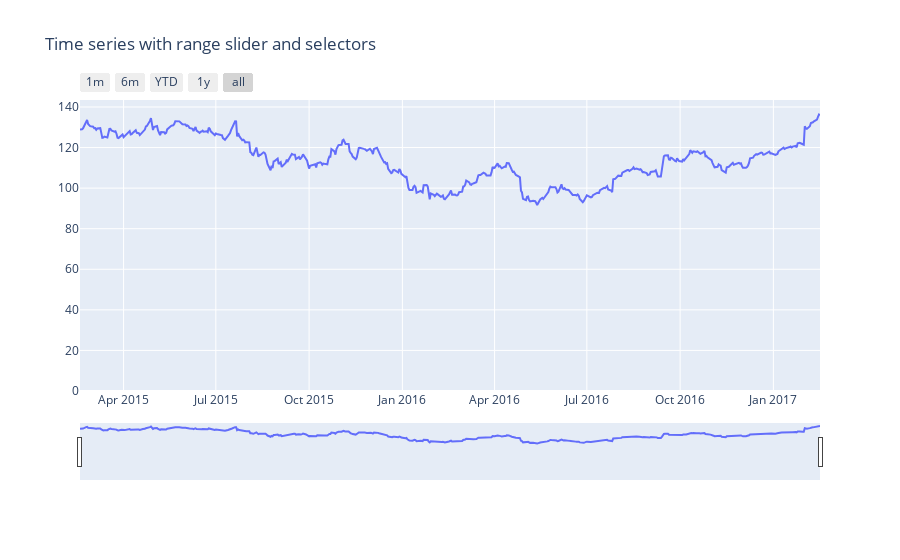

The code cell stored with this chart in its notebook:
### Code cell
# Create figure
fig = go.Figure()

fig.add_trace(
    go.Scatter(x=list(df.Date), y=list(df.High)))

# Set title
fig.update_layout(
    title_text="Time series with range slider and selectors"
)

# Add range slider
fig.update_layout(
    xaxis=dict(
        rangeselector=dict(
            buttons=list([
                dict(count=1,
                     label="1m",
                     step="month",
                     stepmode="backward"),
                dict(count=6,
                     label="6m",
                     step="month",
                     stepmode="backward"),
                dict(count=1,
                     label="YTD",
                     step="year",
                     stepmode="todate"),
                dict(count=1,
                     label="1y",
                     step="year",
                     stepmode="backward"),
                dict(step="all")
            ])
        ),
        rangeslider=dict(
            visible=True
        ),
        type="date"
    )
)

fig.update_yaxes(rangemode='tozero')

fig.show()

### Figure 1 — Plotly figure (JSON) as saved in the notebook; plotly's stock layout.template omitted (floating-point values rounded to 4 significant figures; data arrays with more than 128 entries replaced by an {"elided": "..."} marker saying what was removed)
{"data": [{"type": "scatter", "x": {"elided": "506 str values"}, "y": {"elided": "506 float values"}}], "layout": {"autosize": true, "title": {"text": "Time series with range slider and selectors"}, "xaxis": {"autorange": true, "range": ["2015-02-17", "2017-02-16"], "rangeselector": {"buttons": [{"count": 1, "label": "1m", "step": "month", "stepmode": "backward"}, {"count": 6, "label": "6m", "step": "month", "stepmode": "backward"}, {"count": 1, "label": "YTD", "step": "year", "stepmode": "todate"}, {"count": 1, "label": "1y", "step": "year", "stepmode": "backward"}, {"step": "all"}]}, "rangeslider": {"autorange": true, "range": ["2015-02-17", "2017-02-16"], "visible": true, "yaxis": {"_template": null, "rangemode": "match"}}, "showspikes": false, "type": "date"}, "yaxis": {"autorange": true, "range": [0, 143.4], "rangemode": "tozero", "type": "linear"}}}
